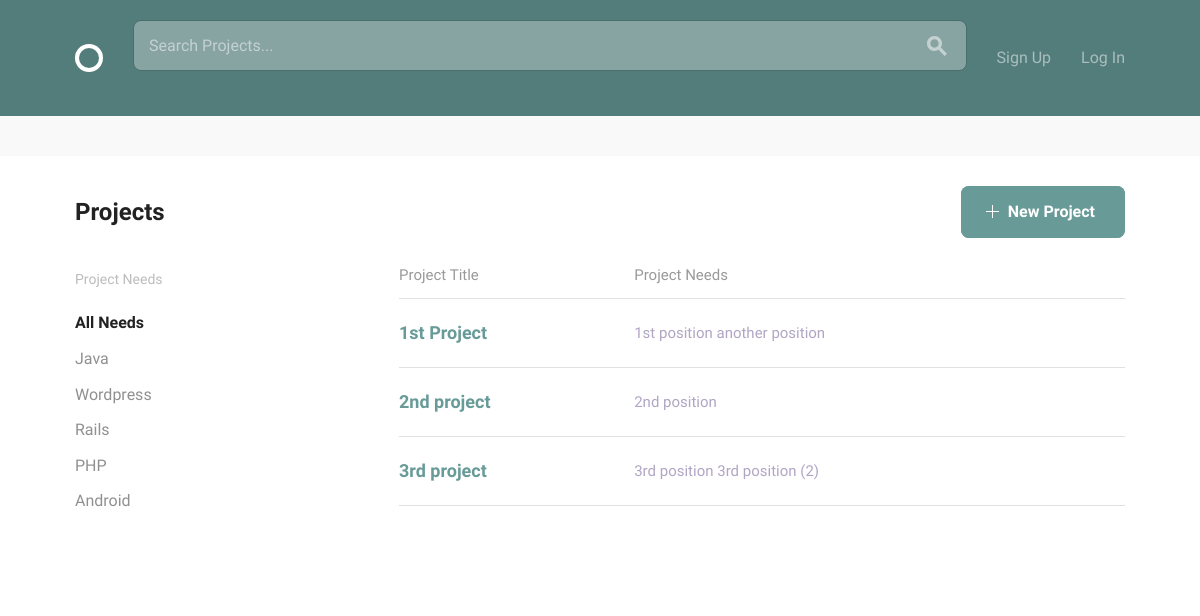
The app's page /, older data.
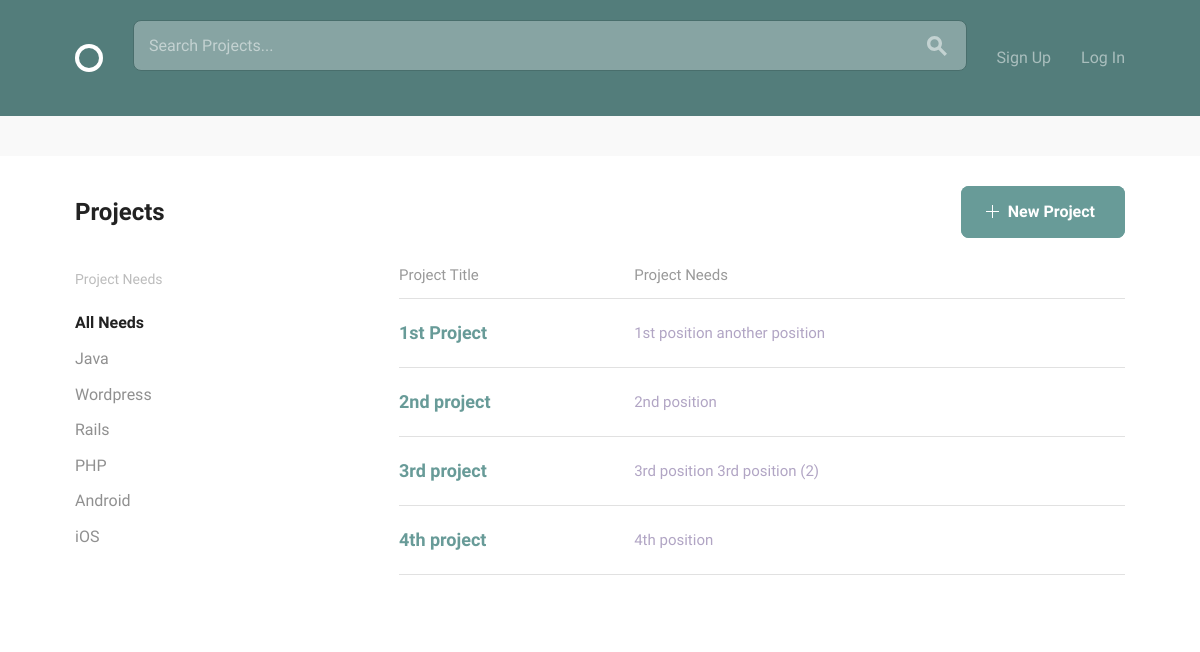
The same page, newer data.
### projects/models.py (models this page shows, shortened)
class Position(models.Model):
    ANDROID = "Android"
    DESIGN = "Design"
    JAVA = "Java"
    PHP = "PHP"
    PYTHON = "Python"
    RAILS = "Rails"
    WORDPRESS = "Wordpress"
    iOS = "iOS"
    SKILLES_CHOICES = (
        (ANDROID, "Android Developer"),
        (DESIGN, "Designer"),
        (JAVA, "Java Developer"),
        (PHP, "PHP Developer"),
        (PYTHON, "Python Developer"),
        (RAILS, "Rails Developer"),
        (WORDPRESS, "Wordpress Developer"),
        (iOS, "iOS Developer")
    )
    project = models.ForeignKey(
        Project,
        null=True,
        related_name="positions",
        on_delete=models.CASCADE)
    title = models.CharField(max_length=100)
    description = models.TextField(max_length=500)
    skill = models.CharField(max_length=20, choices=SKILLES_CHOICES, default="")
    position_filled = models.BooleanField(default=False)
    applicants = models.ManyToManyField(
        settings.AUTH_USER_MODEL,
        through='Application')

class Project(models.Model):
    user = models.ForeignKey(settings.AUTH_USER_MODEL, null=True)
    title = models.CharField(max_length=100)
    description = models.TextField(max_length=500)
    estimated_time = models.IntegerField()
    requirements = models.CharField(max_length=100)

### social_team_builder/views.py (the view)
# urls.py: 2. Add a URL to urlpatterns:  url(r'^$', Home.as_view(), name='home')
class Home(ListView):
    model = Project
    template_name = "home.html"
    def get_queryset(self):
        term = self.request.GET.get('q', '')
        if term:
            return Project.objects.filter(
                Q(title__icontains=term) | Q(description__icontains=term)
            )
        else:
            return Project.objects.all()

### templates/home.html (shortened to what this page needs)
{% extends "layout.html" %}
{% load static from staticfiles %}
{% block body_content %}
  <div class="bounds circle--page">
      <div class="circle--page--header circle--fluid">
          <div class="circle--fluid--cell circle--fluid--primary">
              <h2>Projects</h2>
          </div>
          <div class="circle--fluid--cell circle--fluid--secondary">
              <a class="button button-primary icon-on-left" href="{% url 'projects:create' %}">
                  <svg version="1.1" xmlns="http://www.w3.org/2000/svg" xmlns:xlink="http://www.w3.org/1999/xlink" x="0px" y="0px" viewBox="0 0 13 13" style="enable-background:new 0 0 13 13;" xml:space="preserve" class="add">
                    <polygon points="7,6 7,0 6,0 6,6 0,6 0,7 6,7 6,13 7,13 7,7 13,7 13,6 "/>
                  </svg>
                  New Project
              </a>
          </div>
      </div>
      <div class="grid-25">
          <div class="circle--filter circle--secondary--module">
              <h4>Project Needs</h4>
                  <ul class="circle--filter--list">
                      <li><a class="selected">All Needs</a></li>
                      {% for project in project_list %}
                          {% for position in project.positions.all %}
                              {% if position.position_filled != True %}
                                  <li><a href={% url 'projects:project_detail' pk=project.pk %}>{{ position.skill }}</a></li>
                              {% endif %}
                          {% endfor %}
                      {% endfor %}
                  </ul>
          </div>
      </div>
      <div class="grid-70 grid-push-5">
          <table class="u-full-width circle--table">
              <thead>
                  <tr>
                      <th>Project Title</th>
                      <th class="circle--cell--right">Project Needs</th>
                  </tr>
              </thead>
              <tbody>
                  {% for project in project_list %}
                      <tr class="clickable-row" data-href="{% url "projects:project_detail" pk=project.pk %}">
                          <td>
                              <h3>{{ project.title }}</h3></a>
                          </td>
                          <td class="circle--cell--right">
                              {% for position in project.positions.all %}
                                  {% if position.position_filled != True %}
                                      <span class="secondary-label">{{ position.title }}</span>
                                  {% endif %}
                              {% endfor %}
                          </td>
                      </tr>
                  {% endfor %}
              </tbody>
          </table>
      </div>
  </div>
{% endblock %}

Row changes from the older to the newer data that the page shows:
added Project: title "4th project"
added Position: skill "iOS", title "4th position"
